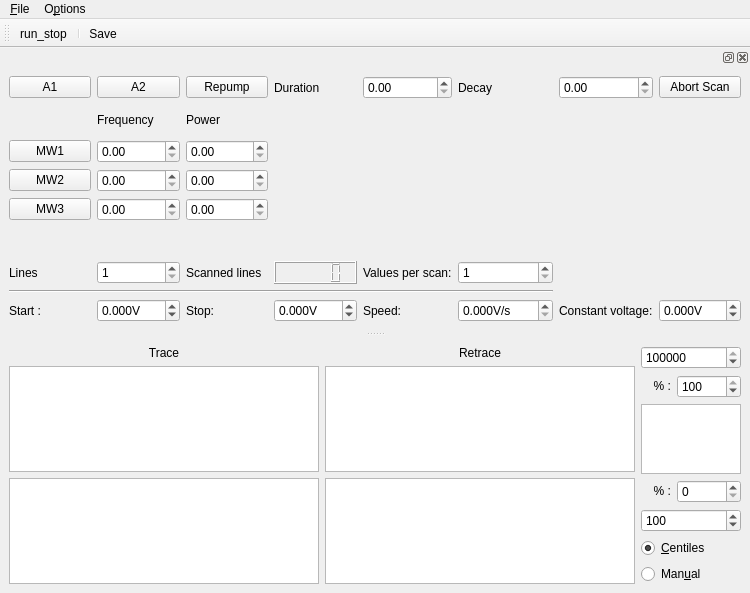
<?xml version="1.0" encoding="UTF-8"?>
<ui version="4.0">
 <class>MainWindow</class>
 <widget class="QMainWindow" name="MainWindow">
  <property name="geometry">
   <rect>
    <x>0</x>
    <y>0</y>
    <width>750</width>
    <height>589</height>
   </rect>
  </property>
  <property name="contextMenuPolicy">
   <enum>Qt::DefaultContextMenu</enum>
  </property>
  <property name="windowTitle">
   <string>qudi: Voltage Scanner (Laser)</string>
  </property>
  <widget class="QWidget" name="centralwidget">
   <layout class="QHBoxLayout" name="horizontalLayout">
    <item>
     <layout class="QGridLayout" name="plotGridLayout">
      <item row="0" column="0">
       <widget class="QLabel" name="traceLabel">
        <property name="text">
         <string>Trace</string>
        </property>
        <property name="alignment">
         <set>Qt::AlignCenter</set>
        </property>
       </widget>
      </item>
      <item row="0" column="1">
       <widget class="QLabel" name="retraceLabel">
        <property name="text">
         <string>Retrace</string>
        </property>
        <property name="alignment">
         <set>Qt::AlignCenter</set>
        </property>
       </widget>
      </item>
      <item row="1" column="0">
       <widget class="PlotWidget" name="voltscan_ViewWidget">
        <property name="sizePolicy">
         <sizepolicy hsizetype="Expanding" vsizetype="Expanding">
          <horstretch>1</horstretch>
          <verstretch>1</verstretch>
         </sizepolicy>
        </property>
       </widget>
      </item>
      <item row="1" column="1">
       <widget class="PlotWidget" name="voltscan2_ViewWidget">
        <property name="sizePolicy">
         <sizepolicy hsizetype="Expanding" vsizetype="Expanding">
          <horstretch>1</horstretch>
          <verstretch>1</verstretch>
         </sizepolicy>
        </property>
       </widget>
      </item>
      <item row="2" column="0">
       <widget class="PlotWidget" name="voltscan_matrix_ViewWidget">
        <property name="sizePolicy">
         <sizepolicy hsizetype="Expanding" vsizetype="Expanding">
          <horstretch>1</horstretch>
          <verstretch>1</verstretch>
         </sizepolicy>
        </property>
       </widget>
      </item>
      <item row="2" column="1">
       <widget class="PlotWidget" name="voltscan_matrix2_ViewWidget">
        <property name="sizePolicy">
         <sizepolicy hsizetype="Expanding" vsizetype="Expanding">
          <horstretch>1</horstretch>
          <verstretch>1</verstretch>
         </sizepolicy>
        </property>
       </widget>
      </item>
     </layout>
    </item>
    <item>
     <layout class="QGridLayout" name="gridLayout">
      <item row="4" column="0" colspan="2">
       <widget class="QSpinBox" name="voltscan_cb_min_InputWidget">
        <property name="maximum">
         <number>999999999</number>
        </property>
        <property name="value">
         <number>100</number>
        </property>
       </widget>
      </item>
      <item row="0" column="0" colspan="2">
       <widget class="QSpinBox" name="voltscan_cb_max_InputWidget">
        <property name="sizePolicy">
         <sizepolicy hsizetype="Minimum" vsizetype="Fixed">
          <horstretch>0</horstretch>
          <verstretch>0</verstretch>
         </sizepolicy>
        </property>
        <property name="minimum">
         <number>0</number>
        </property>
        <property name="maximum">
         <number>999999999</number>
        </property>
        <property name="value">
         <number>100000</number>
        </property>
       </widget>
      </item>
      <item row="1" column="1">
       <widget class="QSpinBox" name="voltscan_cb_high_centile_InputWidget">
        <property name="maximum">
         <number>100</number>
        </property>
        <property name="value">
         <number>100</number>
        </property>
       </widget>
      </item>
      <item row="3" column="0">
       <widget class="QLabel" name="percentLabel1">
        <property name="maximumSize">
         <size>
          <width>30</width>
          <height>16777215</height>
         </size>
        </property>
        <property name="text">
         <string>&lt;html&gt;&lt;head/&gt;&lt;body&gt;&lt;p align=&quot;right&quot;&gt;% :&lt;/p&gt;&lt;/body&gt;&lt;/html&gt;</string>
        </property>
       </widget>
      </item>
      <item row="1" column="0">
       <widget class="QLabel" name="percentLabel2">
        <property name="maximumSize">
         <size>
          <width>30</width>
          <height>16777215</height>
         </size>
        </property>
        <property name="text">
         <string>&lt;html&gt;&lt;head/&gt;&lt;body&gt;&lt;p align=&quot;right&quot;&gt;% :&lt;/p&gt;&lt;/body&gt;&lt;/html&gt;</string>
        </property>
       </widget>
      </item>
      <item row="6" column="0" colspan="2">
       <widget class="QRadioButton" name="voltscan_cb_manual_RadioButton">
        <property name="text">
         <string>Man&amp;ual</string>
        </property>
        <attribute name="buttonGroup">
         <string notr="true">buttonGroup</string>
        </attribute>
       </widget>
      </item>
      <item row="5" column="0" colspan="2">
       <widget class="QRadioButton" name="voltscan_cb_centiles_RadioButton">
        <property name="text">
         <string>&amp;Centiles</string>
        </property>
        <property name="checked">
         <bool>true</bool>
        </property>
        <attribute name="buttonGroup">
         <string notr="true">buttonGroup</string>
        </attribute>
       </widget>
      </item>
      <item row="3" column="1">
       <widget class="QSpinBox" name="voltscan_cb_low_centile_InputWidget">
        <property name="maximum">
         <number>100</number>
        </property>
       </widget>
      </item>
      <item row="2" column="0" colspan="2">
       <widget class="PlotWidget" name="voltscan_cb_ViewWidget">
        <property name="maximumSize">
         <size>
          <width>100</width>
          <height>16777215</height>
         </size>
        </property>
       </widget>
      </item>
     </layout>
    </item>
   </layout>
  </widget>
  <widget class="QMenuBar" name="menubar">
   <property name="geometry">
    <rect>
     <x>0</x>
     <y>0</y>
     <width>750</width>
     <height>21</height>
    </rect>
   </property>
   <widget class="QMenu" name="menu_File">
    <property name="title">
     <string>&amp;File</string>
    </property>
    <addaction name="action_Save"/>
    <addaction name="action_Exit"/>
   </widget>
   <widget class="QMenu" name="menu_Options">
    <property name="title">
     <string>O&amp;ptions</string>
    </property>
    <addaction name="action_Settings"/>
   </widget>
   <addaction name="menu_File"/>
   <addaction name="menu_Options"/>
  </widget>
  <widget class="QToolBar" name="toolBar">
   <property name="windowTitle">
    <string>toolBar</string>
   </property>
   <attribute name="toolBarArea">
    <enum>TopToolBarArea</enum>
   </attribute>
   <attribute name="toolBarBreak">
    <bool>false</bool>
   </attribute>
   <addaction name="action_run_stop"/>
   <addaction name="separator"/>
   <addaction name="action_Save"/>
  </widget>
  <widget class="QDockWidget" name="scan_control_DockWidget">
   <property name="sizePolicy">
    <sizepolicy hsizetype="Expanding" vsizetype="Preferred">
     <horstretch>0</horstretch>
     <verstretch>0</verstretch>
    </sizepolicy>
   </property>
   <property name="minimumSize">
    <size>
     <width>701</width>
     <height>283</height>
    </size>
   </property>
   <attribute name="dockWidgetArea">
    <number>4</number>
   </attribute>
   <widget class="QWidget" name="controlDockWidgetContents">
    <layout class="QGridLayout" name="gridLayout_11">
     <item row="0" column="0">
      <layout class="QGridLayout" name="controlGridLayout">
       <item row="4" column="2">
        <widget class="QDoubleSpinBox" name="MW2PowerDoubleSpinBox"/>
       </item>
       <item row="3" column="0">
        <widget class="QPushButton" name="MW2_on_Button">
         <property name="text">
          <string>MW2</string>
         </property>
        </widget>
       </item>
       <item row="8" column="7">
        <widget class="ScienDSpinBox" name="constDoubleSpinBox">
         <property name="suffix">
          <string>V</string>
         </property>
         <property name="decimals">
          <number>3</number>
         </property>
         <property name="minimum">
          <double>-99.000000000000000</double>
         </property>
        </widget>
       </item>
       <item row="8" column="5">
        <widget class="ScienDSpinBox" name="speedDoubleSpinBox">
         <property name="suffix">
          <string>V/s</string>
         </property>
         <property name="decimals">
          <number>3</number>
         </property>
         <property name="maximum">
          <double>9999.989999999999782</double>
         </property>
        </widget>
       </item>
       <item row="8" column="1">
        <widget class="ScienDSpinBox" name="startDoubleSpinBox">
         <property name="suffix">
          <string>V</string>
         </property>
         <property name="decimals">
          <number>3</number>
         </property>
         <property name="minimum">
          <double>-99.000000000000000</double>
         </property>
        </widget>
       </item>
       <item row="3" column="2">
        <widget class="QDoubleSpinBox" name="MW2PowerDoubleSpinBox_2"/>
       </item>
       <item row="6" column="3">
        <widget class="QLCDNumber" name="elapsed_lines_DisplayWidget"/>
       </item>
       <item row="6" column="1">
        <widget class="QSpinBox" name="linesSpinBox">
         <property name="minimum">
          <number>1</number>
         </property>
         <property name="maximum">
          <number>999999</number>
         </property>
        </widget>
       </item>
       <item row="8" column="3">
        <widget class="ScienDSpinBox" name="stopDoubleSpinBox">
         <property name="suffix">
          <string>V</string>
         </property>
         <property name="decimals">
          <number>3</number>
         </property>
         <property name="minimum">
          <double>-99.000000000000000</double>
         </property>
        </widget>
       </item>
       <item row="2" column="2">
        <widget class="QDoubleSpinBox" name="MW1PowerDoubleSpinBox"/>
       </item>
       <item row="1" column="1">
        <widget class="QLabel" name="label_3">
         <property name="text">
          <string>Frequency</string>
         </property>
        </widget>
       </item>
       <item row="0" column="1">
        <widget class="QPushButton" name="A2_Button">
         <property name="text">
          <string>A2</string>
         </property>
        </widget>
       </item>
       <item row="4" column="0">
        <widget class="QPushButton" name="MW3_on_Button">
         <property name="text">
          <string>MW3</string>
         </property>
        </widget>
       </item>
       <item row="3" column="1">
        <widget class="QDoubleSpinBox" name="MW2FrequencyDoubleSpinBox"/>
       </item>
       <item row="6" column="4">
        <widget class="QLabel" name="resLabel">
         <property name="text">
          <string>Values per scan:</string>
         </property>
        </widget>
       </item>
       <item row="6" column="0">
        <widget class="QLabel" name="linesLabel">
         <property name="text">
          <string>Lines</string>
         </property>
        </widget>
       </item>
       <item row="0" column="5">
        <widget class="QLabel" name="label_2">
         <property name="text">
          <string>Decay</string>
         </property>
        </widget>
       </item>
       <item row="2" column="1">
        <widget class="QDoubleSpinBox" name="MW1FrequencyDoubleSpinBox"/>
       </item>
       <item row="8" column="4">
        <widget class="QLabel" name="speedLabel">
         <property name="text">
          <string>Speed:</string>
         </property>
        </widget>
       </item>
       <item row="0" column="2">
        <widget class="QPushButton" name="Repump_Button">
         <property name="text">
          <string>Repump</string>
         </property>
        </widget>
       </item>
       <item row="6" column="5">
        <widget class="QSpinBox" name="resolutionSpinBox">
         <property name="minimum">
          <number>1</number>
         </property>
         <property name="maximum">
          <number>999999</number>
         </property>
        </widget>
       </item>
       <item row="7" column="0" colspan="6">
        <widget class="Line" name="line">
         <property name="orientation">
          <enum>Qt::Horizontal</enum>
         </property>
        </widget>
       </item>
       <item row="0" column="3">
        <widget class="QLabel" name="label">
         <property name="text">
          <string>Duration</string>
         </property>
        </widget>
       </item>
       <item row="0" column="6">
        <widget class="QDoubleSpinBox" name="DecayDoubleSpinBox"/>
       </item>
       <item row="2" column="0">
        <widget class="QPushButton" name="MW1_on_Button">
         <property name="text">
          <string>MW1</string>
         </property>
        </widget>
       </item>
       <item row="8" column="0">
        <widget class="QLabel" name="startLabel">
         <property name="text">
          <string>Start :</string>
         </property>
        </widget>
       </item>
       <item row="0" column="0">
        <widget class="QPushButton" name="A1_Button">
         <property name="text">
          <string>A1</string>
         </property>
        </widget>
       </item>
       <item row="6" column="2">
        <widget class="QLabel" name="scannedLabel">
         <property name="text">
          <string>Scanned lines</string>
         </property>
        </widget>
       </item>
       <item row="8" column="6">
        <widget class="QLabel" name="constLabel">
         <property name="text">
          <string>Constant voltage:</string>
         </property>
        </widget>
       </item>
       <item row="5" column="2">
        <widget class="QLabel" name="label_5">
         <property name="text">
          <string/>
         </property>
        </widget>
       </item>
       <item row="1" column="2">
        <widget class="QLabel" name="label_4">
         <property name="text">
          <string>Power</string>
         </property>
        </widget>
       </item>
       <item row="8" column="2">
        <widget class="QLabel" name="stopLabel">
         <property name="text">
          <string>Stop:</string>
         </property>
        </widget>
       </item>
       <item row="4" column="1">
        <widget class="QDoubleSpinBox" name="MW3FrequencyDoubleSpinBox"/>
       </item>
       <item row="0" column="4">
        <widget class="QDoubleSpinBox" name="DurationDoubleSpinBox"/>
       </item>
       <item row="0" column="7">
        <widget class="QPushButton" name="Abort_Button">
         <property name="text">
          <string>Abort Scan</string>
         </property>
        </widget>
       </item>
      </layout>
     </item>
    </layout>
   </widget>
  </widget>
  <action name="action_Settings">
   <property name="icon">
    <iconset>
     <normaloff>../../artwork/icons/oxygen/22x22/configure.png</normaloff>../../artwork/icons/oxygen/22x22/configure.png</iconset>
   </property>
   <property name="text">
    <string>&amp;Settings</string>
   </property>
  </action>
  <action name="action_Save">
   <property name="icon">
    <iconset>
     <normaloff>../../artwork/icons/oxygen/22x22/document-save.png</normaloff>../../artwork/icons/oxygen/22x22/document-save.png</iconset>
   </property>
   <property name="text">
    <string>&amp;Save</string>
   </property>
   <property name="toolTip">
    <string>Save odmr data</string>
   </property>
  </action>
  <action name="action_Exit">
   <property name="icon">
    <iconset>
     <normaloff>../../artwork/icons/oxygen/22x22/application-exit.png</normaloff>../../artwork/icons/oxygen/22x22/application-exit.png</iconset>
   </property>
   <property name="text">
    <string>&amp;Close</string>
   </property>
  </action>
  <action name="action_run_stop">
   <property name="checkable">
    <bool>true</bool>
   </property>
   <property name="icon">
    <iconset>
     <normaloff>../../artwork/icons/qudiTheme/22x22/start-counter.png</normaloff>../../artwork/icons/qudiTheme/22x22/start-counter.png</iconset>
   </property>
   <property name="text">
    <string>run_stop</string>
   </property>
  </action>
 </widget>
 <customwidgets>
  <customwidget>
   <class>PlotWidget</class>
   <extends>QGraphicsView</extends>
   <header>pyqtgraph</header>
  </customwidget>
  <customwidget>
   <class>ScienDSpinBox</class>
   <extends>QDoubleSpinBox</extends>
   <header>qtwidgets.scientific_spinbox.h</header>
  </customwidget>
 </customwidgets>
 <tabstops>
  <tabstop>linesSpinBox</tabstop>
  <tabstop>resolutionSpinBox</tabstop>
  <tabstop>startDoubleSpinBox</tabstop>
  <tabstop>stopDoubleSpinBox</tabstop>
  <tabstop>speedDoubleSpinBox</tabstop>
  <tabstop>constDoubleSpinBox</tabstop>
  <tabstop>voltscan_cb_max_InputWidget</tabstop>
  <tabstop>voltscan_cb_high_centile_InputWidget</tabstop>
  <tabstop>voltscan_cb_low_centile_InputWidget</tabstop>
  <tabstop>voltscan_cb_min_InputWidget</tabstop>
  <tabstop>voltscan_cb_centiles_RadioButton</tabstop>
  <tabstop>voltscan_cb_manual_RadioButton</tabstop>
  <tabstop>voltscan_ViewWidget</tabstop>
  <tabstop>voltscan2_ViewWidget</tabstop>
  <tabstop>voltscan_matrix_ViewWidget</tabstop>
  <tabstop>voltscan_matrix2_ViewWidget</tabstop>
  <tabstop>voltscan_cb_ViewWidget</tabstop>
 </tabstops>
 <resources/>
 <connections>
  <connection>
   <sender>action_Exit</sender>
   <signal>triggered()</signal>
   <receiver>MainWindow</receiver>
   <slot>close()</slot>
   <hints>
    <hint type="sourcelabel">
     <x>-1</x>
     <y>-1</y>
    </hint>
    <hint type="destinationlabel">
     <x>531</x>
     <y>347</y>
    </hint>
   </hints>
  </connection>
 </connections>
 <buttongroups>
  <buttongroup name="buttonGroup"/>
 </buttongroups>
</ui>
